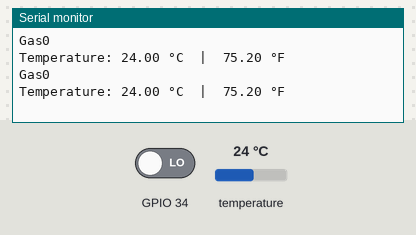
This sketch was run on a simulated ESP32. On the bench: the last lines printed to the serial monitor. The test bench sets the inputs (shaded band); at power-on: temperature 24 °C, GPIO 34 LOW.

Above: at 3.3 s.
3.4 s: temperature set to 12 °C
At 4.2 s:
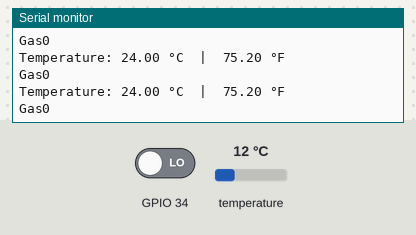
5.8 s: GPIO 34 driven HIGH
At 7.7 s:
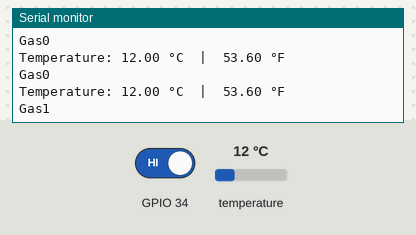
8.2 s: temperature set to 19 °C
At 10.3 s:
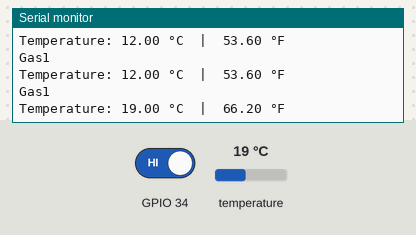
Timing chart, 0 to 11.8 s (numbered marks = the images above; inputs shaded):
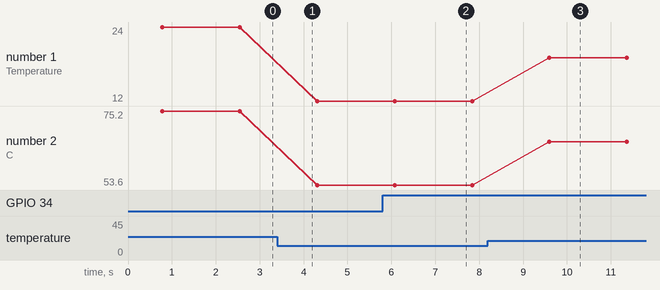

Measured:
- after the input at 5.8 s, the serial monitor: prints a new line after 1.3 s (image 2)
- after the input at 8.2 s, the serial monitor: prints a new line after 1.4 s (image 3)
- plotted number 1: 24 → 12 after the input at 3.4 s, 12 → 19 after the input at 8.2 s
- plotted number 2: 75.2 → 53.6 after the input at 3.4 s, 53.6 → 66.2 after the input at 8.2 s

The sketch:

Isha_apu_milk_quality_project.ino
```cpp
#include <OneWire.h>
#include <DallasTemperature.h>

// Data wire is connected to GPIO4
#define ONE_WIRE_BUS 4

OneWire oneWire(ONE_WIRE_BUS);
DallasTemperature sensors(&oneWire);

void setup() {
  Serial.begin(115200);
  pinMode(34,INPUT);
  sensors.begin();
}

void loop() {

  int gas = digitalRead(34);
  Serial.print("Gas");
  Serial.println(gas);
  sensors.requestTemperatures(); // Send command to get temperatures
  float tempC = sensors.getTempCByIndex(0); // Get temperature in Celsius
  float tempF = sensors.toFahrenheit(tempC); // Convert to Fahrenheit

  Serial.print("Temperature: ");
  Serial.print(tempC);
  Serial.print(" °C  |  ");
  Serial.print(tempF);
  Serial.println(" °F");

  delay(1000); // Wait 1 second
}
```
